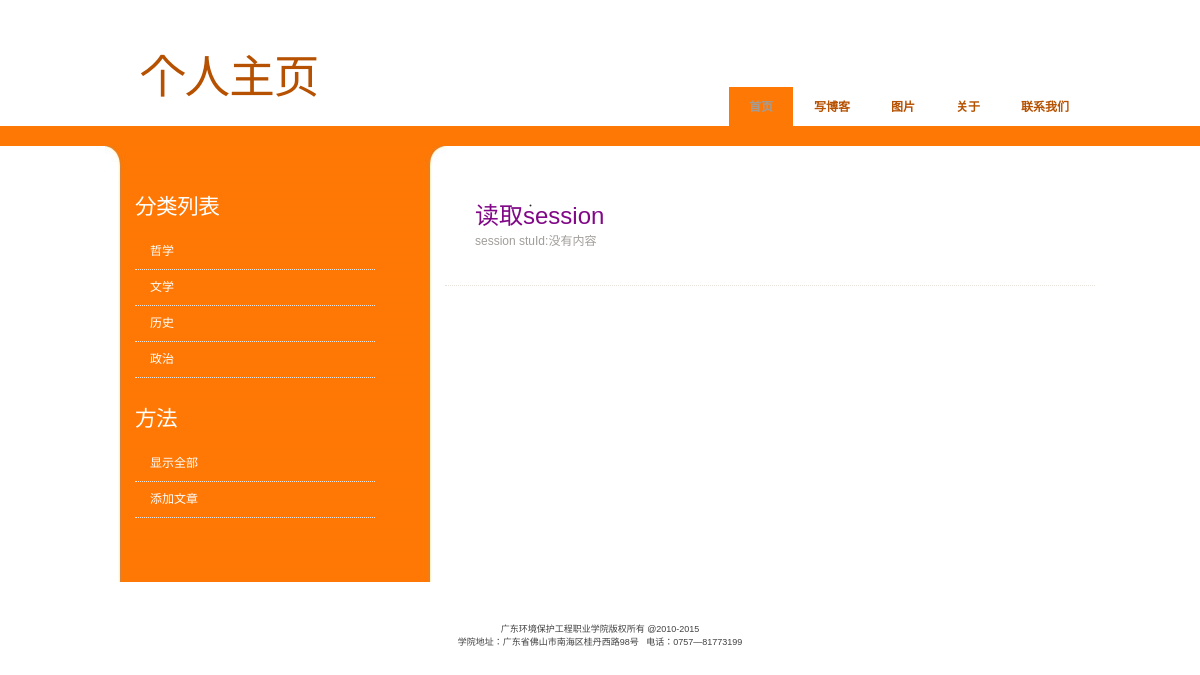
Page /readsession on the committed database.
### app2005050209/models.py (models this page shows, shortened)
class Category(models.Model):
    name=models.CharField(max_length=128,unique=True)
    count=models.IntegerField(default=0)
    slug=models.SlugField(blank=True)

### app2005050209/views.py (the view)
# urls.py: path("readsession",views.readSession,name="readsession"),
def readSession(request):
    stuId = request.session.get('stuId', '没有内容')
    return render(request, "readsession.html", {"stuId": stuId})

### app2005050209/templatetags/category_tags.py (called while the page is built)
@register.inclusion_tag('categorytab.html')
def category_tags():
    return {'categories':Category.objects.all()}

### app2005050209/templates/readSession.html (shortened to what this page needs)
{% extends 'base.html' %}
{% block content%}
<div class="post">
    <div class="entry">
        <h1>读取session</h1>
        <p>session stuId:{{stuId}}</p>
    </div>
</div>
{% endblock %}

### app2005050209/templates/categorytab.html
<ul>
    {% if categories %}
    {% for cate in categories %}
    <li><a href="{%url 'fenleibooks' cate.id %}">
        {{cate.name}}
    </a></li>
    {% endfor %}
    {% endif %}
</ul>

### static/css/style.css (style rules this page uses)
body { margin: 0; padding: 0; background: #FFFFFF url(../img/img01.gif) repeat-x left top; font-family: Arial, Helvetica, sans-serif; font-size: 12px; color: #A19D9A; }
h1, h2, h3 { margin: 0; padding: 0; font-weight: normal; color: #810988; }
h1 { font-size: 2em; }
p, ul, ol { margin-top: 0; line-height: 180%; }
ul, ol { color: #A19D9A; }
a { text-decoration: none; color: #C25700; }
.post { margin-bottom: 40px; border-bottom: 1px dotted #E7E2DC; }
.post .entry { padding: 0px 30px 20px 30px; padding-bottom: 20px; text-align: justify; }
#sidebar ul { margin: 0; padding: 0; list-style: none; }
#sidebar li { margin: 0; padding: 0; }
#sidebar li ul { margin: 0px 0px; padding-bottom: 30px; }
#sidebar li li { line-height: 35px; border-bottom: 1px dotted #E7E2DC; margin: 0px 30px; border-left: none; }
#sidebar li li a { padding: 0px 0px 0px 15px; }
#sidebar a { border: none; color: #FFFFFF; }

### rows in the picture
Category: name "哲学"
Category: name "文学"
Category: name "历史"
Category: name "政治"

### other values in the picture
{{ stuId }} "没有内容"
